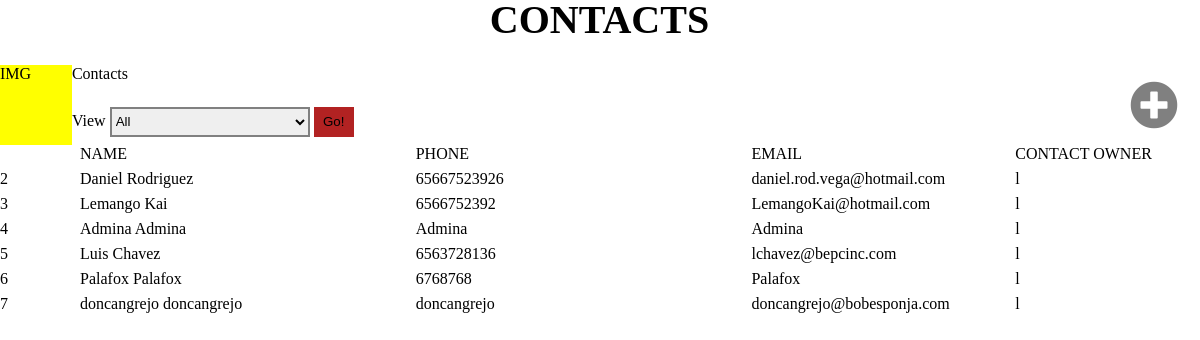
Page /Pages/Administrators/Contacts.php on the earlier database version.
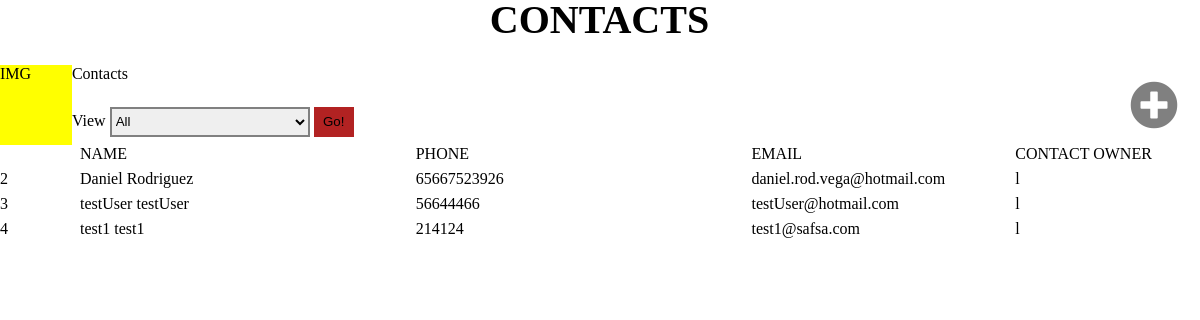
Same page on the later database version.
### tables this page shows
CREATE TABLE `consultors` (
  `ID` int(11) NOT NULL,
  `SN` varchar(15) NOT NULL,
  `Firstname` varchar(25) NOT NULL,
  `Lastname` varchar(25) NOT NULL,
  `Email` varchar(70) NOT NULL,
  `Phone` varchar(20) NOT NULL,
  `EmergencyPhone` varchar(50) NOT NULL,
  `ReportsTo` int(11) NOT NULL,
  `Title` varchar(100) NOT NULL,
  `Division` int(11) NOT NULL,
  `FunctionalArea` int(11) NOT NULL,
  `StartDate` timestamp NOT NULL DEFAULT CURRENT_TIMESTAMP ON UPDATE CURRENT_TIMESTAMP,
  `EndDate` timestamp NOT NULL DEFAULT '0000-00-00 00:00:00',
  `MailingAddress` varchar(120) NOT NULL,
  `MailingCity` int(100) NOT NULL,
  `MailingState` int(11) NOT NULL,
  `MailingCountry` int(11) NOT NULL,
  `ZipCode` varchar(20) NOT NULL,
  `NSS` varchar(30) NOT NULL,
  `RFC` varchar(30) NOT NULL,
  `Type` tinyint(4) NOT NULL,
  `Schedule` int(11) NOT NULL DEFAULT '0',
  `Hash` varchar(40) NOT NULL,
  `Status` tinyint(1) DEFAULT NULL,
  `LastLogin` timestamp NOT NULL DEFAULT CURRENT_TIMESTAMP ON UPDATE CURRENT_TIMESTAMP,
  `Logged` tinyint(4) NOT NULL DEFAULT '0',
  `SessionID` varchar(100) DEFAULT NULL
);

### Pages/Administrators/Contacts.php (the view, shortened to what this page needs)
<?php
include('../../Resources/WebResponses/connection.php');
?>
    <html>
        <head>
            <link rel="stylesheet" href="../Resources/CSS/Listas_Contenido/Listas_Layout.css">
            <link rel="stylesheet" href="../Resources/CSS/Listas_Contenido/ListasPrincipales_Layout.css">
            <link rel="stylesheet" href="https://use.fontawesome.com/releases/v5.2.0/css/all.css">
        </head>
        <body>
            <div id="contenedor">
                <div class='titulo'>
                </div>
                <div id="buscador">
                    <div id="searchParams">
                        <div>
                            <div id="image">
                                IMG
                            </div>
                            <div id="banner">
                                Contacts
                            </div>
                            <div id="search">
                                View
                                <select id="parameter">
                                    <option value="1">All</option>
                                </select>
                                <button id="searchButton">Go!</button>
                            </div>
                        </div>
                    </div>
                    <div id="new">
                        <button id="botonNew" onclick="LoadPage('Administrators/AddUser.php');"><i class="fas fa-plus-circle"></i></button>
                    </div>
                </div>
                <div class="infoTable">
                    <div class="contacto">
                        <div class="number">&nbsp;</div>
                        <div class="NameContact">NAME</div>
                        <div class="Phone">PHONE</div>
                        <div class="Email">EMAIL</div>
                        <div class="ContactOw">CONTACT OWNER</div>
                    </div>
                    <?php
                        $query =            $connection->query("SELECT * FROM consultors WHERE Status='1' AND Type!='0'");
                        while($row = $query->fetch_array()){
                            echo"
                                <div class='contacto'>
                                    <div class='number'>".$row['ID']."</div>
                                    <div class='NameContact ctdName' id='".$row['ID']."'>".$row['Firstname']." ".$row['Lastname']."</div>
                                    <div class='Phone'>".$row['Phone']."</div>
                                    <div class='Email'>".$row['Email']."</div>
                                    <div class='ContactOw'>l</div>
                                </div>
                            ";
                        }
                    ?>
                </div>
            </div>
        </body>
    </html>

### Resources/CSS/Listas_Contenido/Listas_Layout.css (style rules this page uses)
body, html { width: 100%; min-height: 100%; margin: 0; }
.titulo { width: 100%; text-align: center; height: 45px; line-height: 40px; font-family: 'Cairo'; font-size: 40px; font-weight: bold; margin-bottom: 20px; }
#contenedor { width: calc(100% - 1px); height: 100%; }
#buscador { height: 80px; width: 100%; ; }
#searchParams { width: 60%; height: 100%; ; float: left; }
#image { width: 10%; height: 100%; float: left; background-color: yellow; }
#banner { width: 90%; margin-left: 10%; height: 40%; ; }
#search { width: 90%; float: left; height: 60%; ; line-height: 48px; }
#parameter { width: 200px; height: 30px; transition: all 0.6s ease; border-color: gray; border-width: 2px; }
#searchButton { height: 30px; width: 40px; border: none; background-color: firebrick; }
#new { width: 90px; height: 100%; float: right; background-color: purple; line-height: 80px; color: white; text-align: center; }
#botonNew { width: 100%; height: 100%; border: none; font-size: 300%; background-color: white; transition: all 0.3s ease; cursor: pointer; color: gray; }
.infoTable { width: 100%; color: black; }
.number { width: 80px; float: left; }

### Resources/CSS/Listas_Contenido/ListasPrincipales_Layout.css (style rules this page uses)
.contacto { width: 100%; height: 25px; }
.NameContact { width: 28%; float: left; cursor: pointer; }
.Phone { width: 28%; float: left; }
.Email { width: 22%; float: left; }
.ContactOw { width: calc(22% - 80px); float: left; }

Differences in the rows shown:
removed consultors: ID "5", Firstname "Luis", Lastname "Chavez", Phone "6563728136", Email "lchavez@bepcinc.com"
removed consultors: ID "6", Firstname "Palafox", Lastname "Palafox", Phone "6768768", Email "Palafox"
removed consultors: ID "7", Firstname "doncangrejo", Lastname "doncangrejo", Phone "doncangrejo", Email "doncangrejo@bobesponja.com"
changed consultors id 3: Firstname "Lemango" → "testUser"; Lastname "Kai" → "testUser"; Phone "6566752392" → "56644466"; Email "LemangoKai@hotmail.com" → "testUser@hotmail.com"
changed consultors id 4: Firstname "Admina" → "test1"; Lastname "Admina" → "test1"; Phone "Admina" → "214124"; Email "Admina" → "test1@safsa.com"
